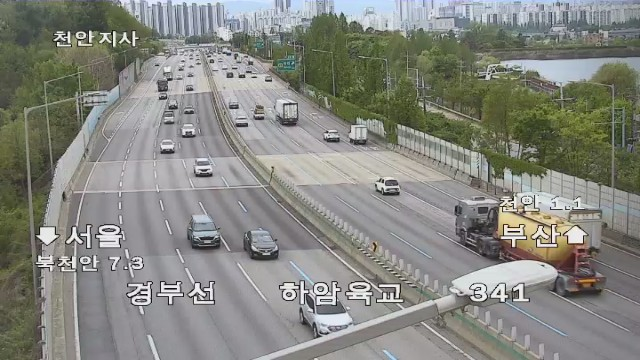
#> input picture backend_flask/modules/monitoring/flow_maps/[경부선] 하암육교_reverse/ref_frame.jpg, 640 x 360 px; its folder holds only this picture in this run
$ python -i yolo_ocr_engine.py   (imports and definitions only)
#> lines starting #> are read from the running program, lines starting #| are printed output that depends on the picture; after the words box and inside, x2 and y2 are one past the last pixel; in counts of white or black regions, pixels touching at a corner belong together
#> further down, picture is the input picture: shape (360, 640, 3); mean B, G, R 128.3, 134.9, 133.7
import os

os.environ["OMP_NUM_THREADS"] = "2"
os.environ["OPENVINO_NUM_THREADS"] = "2"
os.environ["KMP_BLOCKTIME"] = "1"

import queue
import re
import threading
import time
import cv2
import numpy as np
from ultralytics import YOLO

ocr_input_queue = queue.Queue(maxsize=2)
ocr_result_queue = queue.Queue()

BASE_DIR = os.path.dirname(os.path.abspath(__file__))
OCR_MODEL_PATH = os.path.join(BASE_DIR, 'ocr_openvino_model')

#review01
# ── 번호판 정규식 패턴 ────────────────────────────────────────────────────────
# 1. 영업용(노란색) 필수 패턴: 지역명2자 + 숫자2~3 + 한글1 + 숫자4
#    (지역명이 반드시 포함되어야 함)
RE_YELLOW_STRICT = re.compile(r'([가-힣]{2})(\d{2,3}[가-힣]\d{4})')

# 2. 일반용 패턴: 숫자2~3 + 한글1 + 숫자4
RE_WHITE_NORMAL = re.compile(r'(\d{2,3}[가-힣]\d{4})')

_shared_ocr_model = None
_ocr_model_lock = threading.Lock()

# ── 지역명 메모리 (ID별로 발견된 지역 저장) ──────────────────────────────────
_region_seen: dict[int, str] = {}
_region_lock = threading.Lock()

# [8 lines left out: function get_shared_ocr_model, not called in this run]

# review02 - 색상 검출 함수
def detect_plate_color(plate_img):
    if plate_img is None or plate_img.size == 0:
        return "white"

    # 1. 전처리: 가우시안 블러 (노이즈 억제)
    blurred = cv2.GaussianBlur(plate_img, (5, 5), 0)
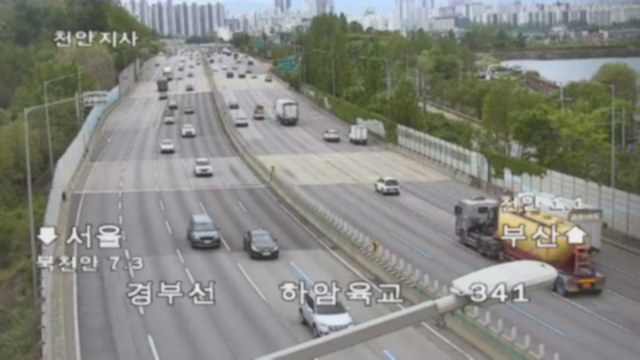
#> blurred: shape (360, 640, 3); mean B, G, R 128.3, 134.9, 133.7

    # 2. BGR -> Lab 변환
    # L : 밝기 a : 녹색-빨강 b : 파랑-노랑
    lab = cv2.cvtColor(blurred, cv2.COLOR_BGR2Lab)
#> lab: shape (360, 640, 3); mean of channels 0, 1, 2 142.1, 126.4, 131.7

    # 3. Lab 범위 설정
    lower_lab = np.array([0, 0, 140])
    upper_lab = np.array([255, 137, 255])

    mask = cv2.inRange(lab, lower_lab, upper_lab)
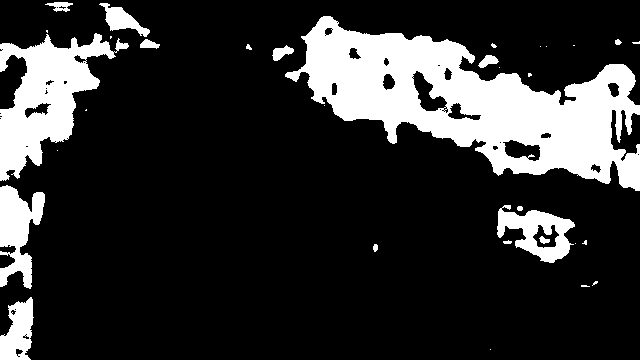
#> mask: shape (360, 640); 19% white; 33 white regions (17 under 20 px), largest, box (x1, y1, x2, y2) and area: (285, 16, 640, 191) 27636, (0, 33, 129, 181) 8312, (0, 185, 45, 289) 2662

    # 4. 모폴로지 연산 (작은 조명 노이즈 제거)
    kernel = np.ones((3, 3), np.uint8)
    mask = cv2.morphologyEx(mask, cv2.MORPH_OPEN, kernel)
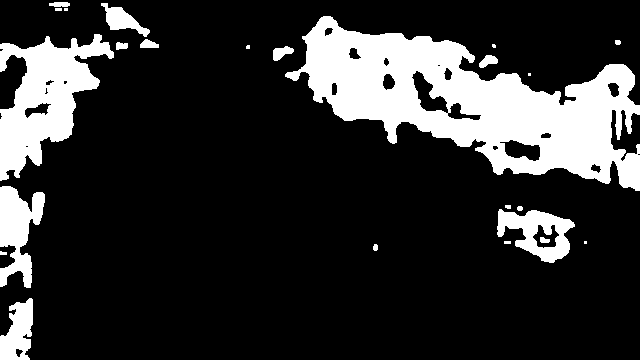
#> mask: shape (360, 640); 18.8% white; 24 white regions (5 under 20 px), largest, box (x1, y1, x2, y2) and area: (285, 16, 640, 191) 27519, (0, 34, 114, 181) 8144, (0, 186, 45, 288) 2618

    # 5. 노란색 비율 계산
    yellow_pixels = cv2.countNonZero(mask)
#> yellow_pixels = 43420
    total_pixels = plate_img.shape[0] * plate_img.shape[1]
#> total_pixels = 230400
    yellow_ratio = (yellow_pixels / total_pixels) * 100
#> yellow_ratio = 18.85

    # 15~20% 기준 (직접 튜닝한 결과에 따라 조정)
    return "yellow" if yellow_ratio > 17 else "white"

# ocr_worker는 백그라운드에서 OCR 처리 전담, 색상 인식 → OCR → 패턴 매칭 → 결과 전달 (메모리 활용 포함)
# [132 lines left out: functions ocr_worker, clear_region_cache, run_ocr_once, _parse_ocr_result, not called in this run]

>>> import cv2
>>> picture = cv2.imread('../monitoring/flow_maps/[경부선] 하암육교_reverse/ref_frame.jpg')
>>> result = detect_plate_color(picture)
#> result = 'yellow'
